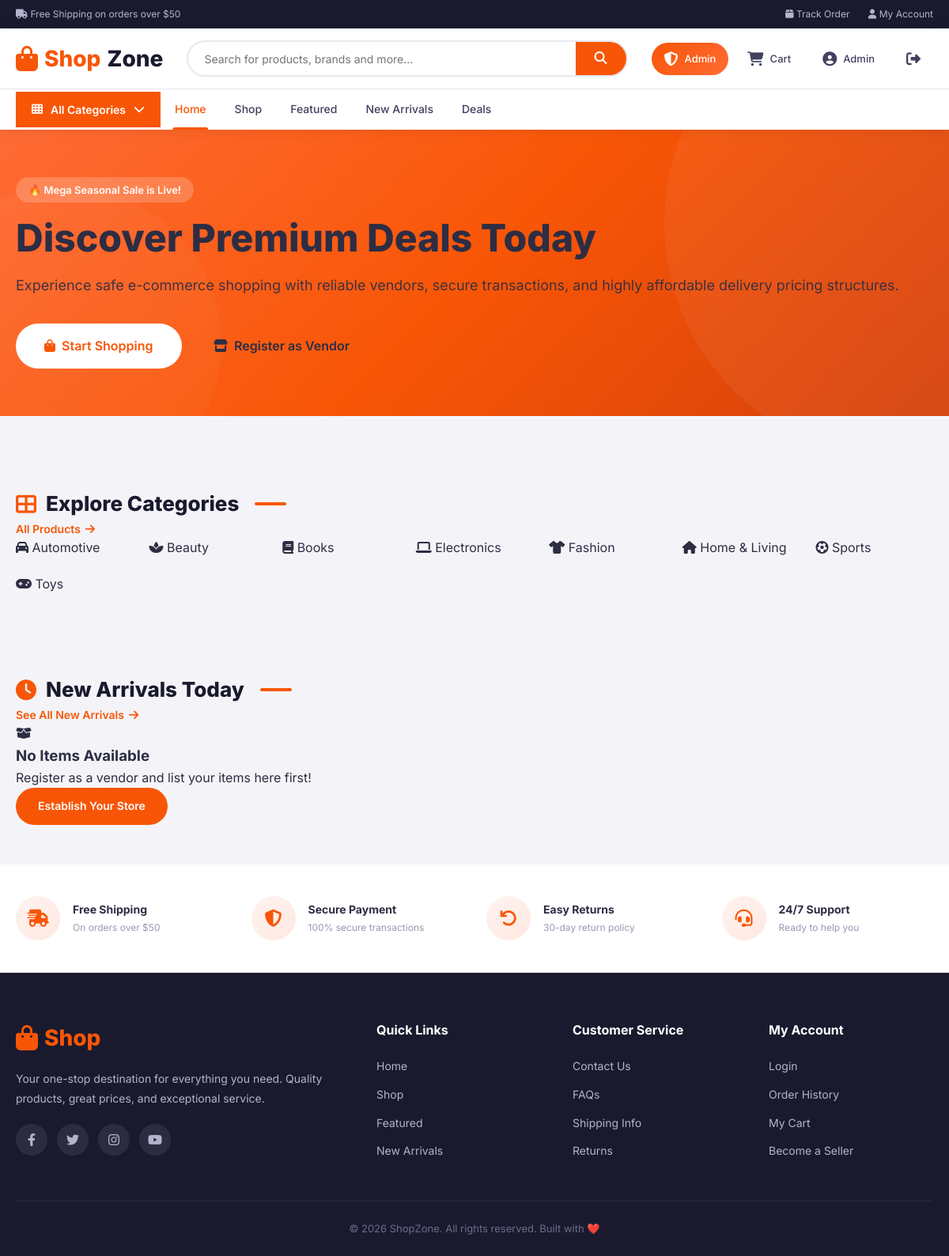
The page / (signed in) on the database its author committed.
### tables this page shows
CREATE TABLE users (
    id INT AUTO_INCREMENT PRIMARY KEY,
    name VARCHAR(100) NOT NULL,
    email VARCHAR(100) UNIQUE NOT NULL,
    password VARCHAR(255) NOT NULL,
    phone VARCHAR(20) DEFAULT NULL,
    address TEXT DEFAULT NULL,
    avatar VARCHAR(255) DEFAULT 'default.png',
    role ENUM('admin','seller','buyer') DEFAULT 'buyer',
    status ENUM('active','inactive','pending') DEFAULT 'active',
    shop_name VARCHAR(150) DEFAULT NULL,
    shop_description TEXT DEFAULT NULL,
    created_at TIMESTAMP DEFAULT CURRENT_TIMESTAMP,
    updated_at TIMESTAMP DEFAULT CURRENT_TIMESTAMP ON UPDATE CURRENT_TIMESTAMP
);

CREATE TABLE categories (
    id INT AUTO_INCREMENT PRIMARY KEY,
    name VARCHAR(100) NOT NULL,
    slug VARCHAR(100) UNIQUE NOT NULL,
    icon VARCHAR(50) DEFAULT 'fa-tag',
    created_at TIMESTAMP DEFAULT CURRENT_TIMESTAMP
);

### includes/functions.php (called while the page is built, shortened)
<?php
function isLoggedIn(): bool {
    return isset($_SESSION['user_id']);
}
function getUserRole(): ?string {
    return $_SESSION['user_role'] ?? null;
}
function getUserId(): ?int {
    return $_SESSION['user_id'] ?? null;
}
function currentUser(PDO $pdo): ?array {
    $stmt = $pdo->prepare("SELECT * FROM users WHERE id = ? LIMIT 1");
    $stmt->execute([getUserId()]);
    return $stmt->fetch() ?: null;
}
function e(?string $str): string {
    return htmlspecialchars($str ?? '', ENT_QUOTES, 'UTF-8');
}
function getCategories(PDO $pdo): array {
    return $pdo->query("SELECT * FROM categories ORDER BY name ASC")->fetchAll();
}

### index.php (the view, shortened to what this page needs)
<?php
require_once 'includes/functions.php';
require_once 'includes/header.php';
$stmt = $pdo->query("SELECT p.*, c.name as category_name, u.shop_name,
    (SELECT AVG(rating) FROM reviews WHERE product_id = p.id) as avg_rating,
    (SELECT COUNT(*) FROM reviews WHERE product_id = p.id) as review_count
    FROM products p
    JOIN categories c ON p.category_id = c.id
    JOIN users u ON p.seller_id = u.id
    WHERE p.status = 'approved'
    ORDER BY p.created_at DESC LIMIT 12");
$latest = $stmt->fetchAll();
?>
<section class="hero">
    <div class="container">
        <div class="hero-inner">
            <span class="hero-badge">🔥 Mega Seasonal Sale is Live!</span>
            <h1>Discover Premium Deals Today</h1>
            <p>Experience safe e-commerce shopping with reliable vendors, secure transactions, and highly affordable delivery pricing structures.</p>
            <div class="hero-btns">
                <a href="<?= SITE_URL ?>/shop.php" class="btn btn-white btn-lg">
                    <i class="fas fa-shopping-bag"></i> Start Shopping
                </a>
                <a href="<?= SITE_URL ?>/auth/register.php?role=seller" class="btn btn-outline-w btn-lg">
                    <i class="fas fa-store"></i> Register as Vendor
                </a>
            </div>
        </div>
    </div>
</section>
<section class="section">
    <div class="container">
        <div class="section-head">
            <h2 class="section-title"><i class="fas fa-th-large"></i> Explore Categories</h2>
            <a href="<?= SITE_URL ?>/shop.php" class="view-all">All Products <i class="fas fa-arrow-right"></i></a>
        </div>
        <div class="categories-grid">
            <?php foreach ($categories as $cat): ?>
                <a href="<?= SITE_URL ?>/shop.php?category=<?= $cat['id'] ?>" class="cat-card">
                    <i class="fas <?= e($cat['icon']) ?>"></i>
                    <span><?= e($cat['name']) ?></span>
                </a>
            <?php endforeach; ?>
        </div>
    </div>
</section>
<section class="section">
    <div class="container">
        <div class="section-head">
            <h2 class="section-title"><i class="fas fa-clock"></i> New Arrivals Today</h2>
            <a href="<?= SITE_URL ?>/shop.php?sort=newest" class="view-all">See All New Arrivals <i class="fas fa-arrow-right"></i></a>
        </div>
        <?php if (!empty($latest)): ?>
            <div class="products-grid">
                <?php foreach ($latest as $product): ?>
                    <?php include 'includes/product-card.php'; ?>
                <?php endforeach; ?>
            </div>
        <?php else: ?>
            <div class="empty-box">
                <i class="fas fa-box-open"></i>
                <h3>No Items Available</h3>
                <p>Register as a vendor and list your items here first!</p>
                <a href="<?= SITE_URL ?>/auth/register.php?role=seller" class="btn btn-primary">Establish Your Store</a>
            </div>
        <?php endif; ?>
    </div>
</section>
<?php require_once 'includes/footer.php'; ?>

### includes/header.php (shortened to what this page needs)
<?php
$categories = getCategories($pdo);
$user = currentUser($pdo);
?>
<!DOCTYPE html>
<html lang="en">
<head>
    <link rel="stylesheet" href="https://cdnjs.cloudflare.com/ajax/libs/font-awesome/6.4.0/css/all.min.css">
    <link rel="stylesheet" href="<?= SITE_URL ?>/assets/css/style.css">
</head>
<body>
<div class="top-bar">
    <div class="container">
        <div>
            <span><i class="fas fa-truck"></i> Free Shipping on orders over $50</span>
        </div>
        <div>
            <?php if (isLoggedIn()): ?>
                <a href="<?= SITE_URL ?>/buyer/orders.php"><i class="fas fa-box"></i> Track Order</a>
                <a href="<?= SITE_URL ?>/buyer/profile.php"><i class="fas fa-user"></i> My Account</a>
            <?php else: ?>
                <a href="<?= SITE_URL ?>/auth/login.php">Login</a>
                <a href="<?= SITE_URL ?>/auth/register.php">Sign Up</a>
            <?php endif; ?>
        </div>
    </div>
</div>
<header class="header">
    <div class="header-main">
        <div class="container">
            <a href="<?= SITE_URL ?>" class="logo">
                <i class="fas fa-shopping-bag"></i>
                Shop<span>Zone</span>
            </a>
            <div class="search-bar">
                <form action="<?= SITE_URL ?>/shop.php" method="GET">
                    <input type="text" name="search" placeholder="Search for products, brands and more..."
                           value="<?= htmlspecialchars($_GET['search'] ?? '') ?>">
                    <button type="submit"><i class="fas fa-search"></i></button>
                </form>
            </div>
            <div class="header-actions">
                <?php if (isLoggedIn()): ?>
                    <?php if (getUserRole() === 'admin'): ?>
                        <a href="<?= SITE_URL ?>/admin/" class="header-btn btn-seller">
                            <i class="fas fa-shield-alt"></i>
                            <span>Admin</span>
                        </a>
                    <?php endif; ?>
                    <a href="<?= SITE_URL ?>/buyer/cart.php" class="header-btn">
                        <i class="fas fa-shopping-cart"></i>
                        <span>Cart</span>
                    </a>
                    <a href="<?= SITE_URL ?>/buyer/profile.php" class="header-btn">
                        <i class="fas fa-user-circle"></i>
                        <span><?= htmlspecialchars($user['name'] ?? 'Account') ?></span>
                    </a>
                    <a href="<?= SITE_URL ?>/auth/logout.php" class="header-btn">
                        <i class="fas fa-sign-out-alt"></i>
                    </a>
                <?php endif; ?>
            </div>
        </div>
    </div>
    <nav class="nav-bar">
        <div class="container">
            <div class="categories-dropdown">
                <button class="categories-btn">
                    <i class="fas fa-th"></i>
                    All Categories
                    <i class="fas fa-chevron-down"></i>
                </button>
            </div>
            <div class="nav-links">
                <a href="<?= SITE_URL ?>" class="<?= basename($_SERVER['PHP_SELF']) === 'index.php' && !isset($_GET['page']) ? 'active' : '' ?>">Home</a>
                <a href="<?= SITE_URL ?>/shop.php">Shop</a>
                <a href="<?= SITE_URL ?>/shop.php?featured=1">Featured</a>
                <a href="<?= SITE_URL ?>/shop.php?sort=newest">New Arrivals</a>
                <a href="<?= SITE_URL ?>/shop.php?sort=sale">Deals</a>
            </div>
        </div>
    </nav>
</header>

### rows shown on the page
users: name "Admin"
categories: name "Automotive"
categories: name "Beauty"
categories: name "Books"
categories: name "Electronics"
categories: name "Fashion"
categories: name "Home & Living"
categories: name "Sports"
categories: name "Toys"

### other values the page prints
SITE_NAME "ShopZone"
